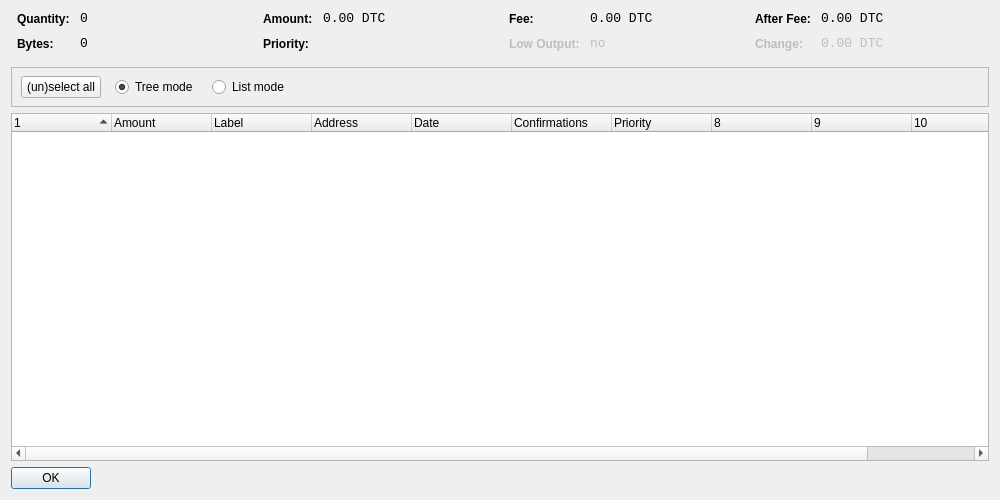
<?xml version="1.0" encoding="UTF-8"?>
<ui version="4.0">
 <class>CoinControlDialog</class>
 <widget class="QDialog" name="CoinControlDialog">
  <property name="geometry">
   <rect>
    <x>0</x>
    <y>0</y>
    <width>1000</width>
    <height>500</height>
   </rect>
  </property>
  <property name="windowTitle">
   <string>Coin Control</string>
  </property>
  <layout class="QVBoxLayout" name="verticalLayout">
   <item>
    <layout class="QHBoxLayout" name="horizontalLayoutTop" stretch="0,0,0,0">
     <property name="topMargin">
      <number>0</number>
     </property>
     <property name="bottomMargin">
      <number>10</number>
     </property>
     <item>
      <layout class="QFormLayout" name="formLayoutCoinControl1">
       <property name="horizontalSpacing">
        <number>10</number>
       </property>
       <property name="verticalSpacing">
        <number>10</number>
       </property>
       <property name="leftMargin">
        <number>6</number>
       </property>
       <property name="rightMargin">
        <number>6</number>
       </property>
       <item row="0" column="0">
        <widget class="QLabel" name="labelCoinControlQuantityText">
         <property name="styleSheet">
          <string notr="true">font-weight:bold;</string>
         </property>
         <property name="text">
          <string>Quantity:</string>
         </property>
        </widget>
       </item>
       <item row="0" column="1">
        <widget class="QLabel" name="labelCoinControlQuantity">
         <property name="font">
          <font>
           <family>Monospace</family>
           <pointsize>10</pointsize>
          </font>
         </property>
         <property name="cursor">
          <cursorShape>IBeamCursor</cursorShape>
         </property>
         <property name="contextMenuPolicy">
          <enum>Qt::ActionsContextMenu</enum>
         </property>
         <property name="text">
          <string notr="true">0</string>
         </property>
         <property name="textInteractionFlags">
          <set>Qt::LinksAccessibleByMouse|Qt::TextSelectableByKeyboard|Qt::TextSelectableByMouse</set>
         </property>
        </widget>
       </item>
       <item row="1" column="0">
        <widget class="QLabel" name="labelCoinControlBytesText">
         <property name="styleSheet">
          <string notr="true">font-weight:bold;</string>
         </property>
         <property name="text">
          <string>Bytes:</string>
         </property>
        </widget>
       </item>
       <item row="1" column="1">
        <widget class="QLabel" name="labelCoinControlBytes">
         <property name="font">
          <font>
           <family>Monospace</family>
           <pointsize>10</pointsize>
          </font>
         </property>
         <property name="cursor">
          <cursorShape>IBeamCursor</cursorShape>
         </property>
         <property name="contextMenuPolicy">
          <enum>Qt::ActionsContextMenu</enum>
         </property>
         <property name="text">
          <string notr="true">0</string>
         </property>
         <property name="textInteractionFlags">
          <set>Qt::LinksAccessibleByMouse|Qt::TextSelectableByKeyboard|Qt::TextSelectableByMouse</set>
         </property>
        </widget>
       </item>
      </layout>
     </item>
     <item>
      <layout class="QFormLayout" name="formLayoutCoinControl2">
       <property name="horizontalSpacing">
        <number>10</number>
       </property>
       <property name="verticalSpacing">
        <number>10</number>
       </property>
       <property name="leftMargin">
        <number>6</number>
       </property>
       <property name="rightMargin">
        <number>6</number>
       </property>
       <item row="0" column="0">
        <widget class="QLabel" name="labelCoinControlAmountText">
         <property name="styleSheet">
          <string notr="true">font-weight:bold;</string>
         </property>
         <property name="text">
          <string>Amount:</string>
         </property>
        </widget>
       </item>
       <item row="0" column="1">
        <widget class="QLabel" name="labelCoinControlAmount">
         <property name="font">
          <font>
           <family>Monospace</family>
           <pointsize>10</pointsize>
          </font>
         </property>
         <property name="cursor">
          <cursorShape>IBeamCursor</cursorShape>
         </property>
         <property name="contextMenuPolicy">
          <enum>Qt::ActionsContextMenu</enum>
         </property>
         <property name="text">
          <string notr="true">0.00 DTC</string>
         </property>
         <property name="textInteractionFlags">
          <set>Qt::LinksAccessibleByMouse|Qt::TextSelectableByKeyboard|Qt::TextSelectableByMouse</set>
         </property>
        </widget>
       </item>
       <item row="1" column="0">
        <widget class="QLabel" name="labelCoinControlPriorityText">
         <property name="styleSheet">
          <string notr="true">font-weight:bold;</string>
         </property>
         <property name="text">
          <string>Priority:</string>
         </property>
        </widget>
       </item>
       <item row="1" column="1">
        <widget class="QLabel" name="labelCoinControlPriority">
         <property name="font">
          <font>
           <family>Monospace</family>
           <pointsize>10</pointsize>
          </font>
         </property>
         <property name="cursor">
          <cursorShape>IBeamCursor</cursorShape>
         </property>
         <property name="contextMenuPolicy">
          <enum>Qt::ActionsContextMenu</enum>
         </property>
         <property name="text">
          <string/>
         </property>
         <property name="textInteractionFlags">
          <set>Qt::LinksAccessibleByMouse|Qt::TextSelectableByKeyboard|Qt::TextSelectableByMouse</set>
         </property>
        </widget>
       </item>
      </layout>
     </item>
     <item>
      <layout class="QFormLayout" name="formLayoutCoinControl3">
       <property name="horizontalSpacing">
        <number>10</number>
       </property>
       <property name="verticalSpacing">
        <number>10</number>
       </property>
       <property name="leftMargin">
        <number>6</number>
       </property>
       <property name="rightMargin">
        <number>6</number>
       </property>
       <item row="0" column="0">
        <widget class="QLabel" name="labelCoinControlFeeText">
         <property name="styleSheet">
          <string notr="true">font-weight:bold;</string>
         </property>
         <property name="text">
          <string>Fee:</string>
         </property>
        </widget>
       </item>
       <item row="0" column="1">
        <widget class="QLabel" name="labelCoinControlFee">
         <property name="font">
          <font>
           <family>Monospace</family>
           <pointsize>10</pointsize>
          </font>
         </property>
         <property name="cursor">
          <cursorShape>IBeamCursor</cursorShape>
         </property>
         <property name="contextMenuPolicy">
          <enum>Qt::ActionsContextMenu</enum>
         </property>
         <property name="text">
          <string notr="true">0.00 DTC</string>
         </property>
         <property name="textInteractionFlags">
          <set>Qt::LinksAccessibleByMouse|Qt::TextSelectableByKeyboard|Qt::TextSelectableByMouse</set>
         </property>
        </widget>
       </item>
       <item row="1" column="0">
        <widget class="QLabel" name="labelCoinControlLowOutputText">
         <property name="enabled">
          <bool>false</bool>
         </property>
         <property name="styleSheet">
          <string notr="true">font-weight:bold;</string>
         </property>
         <property name="text">
          <string>Low Output:</string>
         </property>
        </widget>
       </item>
       <item row="1" column="1">
        <widget class="QLabel" name="labelCoinControlLowOutput">
         <property name="enabled">
          <bool>false</bool>
         </property>
         <property name="font">
          <font>
           <family>Monospace</family>
           <pointsize>10</pointsize>
          </font>
         </property>
         <property name="cursor">
          <cursorShape>IBeamCursor</cursorShape>
         </property>
         <property name="contextMenuPolicy">
          <enum>Qt::ActionsContextMenu</enum>
         </property>
         <property name="text">
          <string notr="true">no</string>
         </property>
         <property name="textInteractionFlags">
          <set>Qt::LinksAccessibleByMouse|Qt::TextSelectableByKeyboard|Qt::TextSelectableByMouse</set>
         </property>
        </widget>
       </item>
      </layout>
     </item>
     <item>
      <layout class="QFormLayout" name="formLayoutCoinControl4">
       <property name="horizontalSpacing">
        <number>10</number>
       </property>
       <property name="verticalSpacing">
        <number>10</number>
       </property>
       <property name="leftMargin">
        <number>6</number>
       </property>
       <property name="rightMargin">
        <number>6</number>
       </property>
       <item row="0" column="0">
        <widget class="QLabel" name="labelCoinControlAfterFeeText">
         <property name="styleSheet">
          <string notr="true">font-weight:bold;</string>
         </property>
         <property name="text">
          <string>After Fee:</string>
         </property>
        </widget>
       </item>
       <item row="0" column="1">
        <widget class="QLabel" name="labelCoinControlAfterFee">
         <property name="font">
          <font>
           <family>Monospace</family>
           <pointsize>10</pointsize>
          </font>
         </property>
         <property name="cursor">
          <cursorShape>IBeamCursor</cursorShape>
         </property>
         <property name="contextMenuPolicy">
          <enum>Qt::ActionsContextMenu</enum>
         </property>
         <property name="text">
          <string notr="true">0.00 DTC</string>
         </property>
         <property name="textInteractionFlags">
          <set>Qt::LinksAccessibleByMouse|Qt::TextSelectableByKeyboard|Qt::TextSelectableByMouse</set>
         </property>
        </widget>
       </item>
       <item row="1" column="0">
        <widget class="QLabel" name="labelCoinControlChangeText">
         <property name="enabled">
          <bool>false</bool>
         </property>
         <property name="styleSheet">
          <string notr="true">font-weight:bold;</string>
         </property>
         <property name="text">
          <string>Change:</string>
         </property>
        </widget>
       </item>
       <item row="1" column="1">
        <widget class="QLabel" name="labelCoinControlChange">
         <property name="enabled">
          <bool>false</bool>
         </property>
         <property name="font">
          <font>
           <family>Monospace</family>
           <pointsize>10</pointsize>
          </font>
         </property>
         <property name="cursor">
          <cursorShape>IBeamCursor</cursorShape>
         </property>
         <property name="contextMenuPolicy">
          <enum>Qt::ActionsContextMenu</enum>
         </property>
         <property name="text">
          <string notr="true">0.00 DTC</string>
         </property>
         <property name="textInteractionFlags">
          <set>Qt::LinksAccessibleByMouse|Qt::TextSelectableByKeyboard|Qt::TextSelectableByMouse</set>
         </property>
        </widget>
       </item>
      </layout>
     </item>
    </layout>
   </item>
   <item>
    <widget class="QFrame" name="frame">
     <property name="minimumSize">
      <size>
       <width>0</width>
       <height>40</height>
      </size>
     </property>
     <property name="frameShape">
      <enum>QFrame::StyledPanel</enum>
     </property>
     <property name="frameShadow">
      <enum>QFrame::Sunken</enum>
     </property>
     <widget class="QWidget" name="horizontalLayoutWidget">
      <property name="geometry">
       <rect>
        <x>10</x>
        <y>0</y>
        <width>781</width>
        <height>41</height>
       </rect>
      </property>
      <layout class="QHBoxLayout" name="horizontalLayoutPanel" stretch="0,0,0,0,0">
       <property name="spacing">
        <number>14</number>
       </property>
       <item>
        <widget class="QPushButton" name="pushButtonSelectAll">
         <property name="sizePolicy">
          <sizepolicy hsizetype="Maximum" vsizetype="Fixed">
           <horstretch>0</horstretch>
           <verstretch>0</verstretch>
          </sizepolicy>
         </property>
         <property name="text">
          <string>(un)select all</string>
         </property>
        </widget>
       </item>
       <item>
        <widget class="QRadioButton" name="radioTreeMode">
         <property name="sizePolicy">
          <sizepolicy hsizetype="Maximum" vsizetype="Fixed">
           <horstretch>0</horstretch>
           <verstretch>0</verstretch>
          </sizepolicy>
         </property>
         <property name="text">
          <string>Tree mode</string>
         </property>
         <property name="checked">
          <bool>true</bool>
         </property>
        </widget>
       </item>
       <item>
        <widget class="QRadioButton" name="radioListMode">
         <property name="sizePolicy">
          <sizepolicy hsizetype="Maximum" vsizetype="Fixed">
           <horstretch>0</horstretch>
           <verstretch>0</verstretch>
          </sizepolicy>
         </property>
         <property name="text">
          <string>List mode</string>
         </property>
        </widget>
       </item>
       <item>
        <spacer name="horizontalSpacer">
         <property name="orientation">
          <enum>Qt::Horizontal</enum>
         </property>
         <property name="sizeHint" stdset="0">
          <size>
           <width>40</width>
           <height>20</height>
          </size>
         </property>
        </spacer>
       </item>
      </layout>
     </widget>
    </widget>
   </item>
   <item>
    <widget class="CoinControlTreeWidget" name="treeWidget">
     <property name="contextMenuPolicy">
      <enum>Qt::CustomContextMenu</enum>
     </property>
     <property name="sortingEnabled">
      <bool>false</bool>
     </property>
     <property name="columnCount">
      <number>11</number>
     </property>
     <attribute name="headerShowSortIndicator" stdset="0">
      <bool>true</bool>
     </attribute>
     <attribute name="headerStretchLastSection">
      <bool>false</bool>
     </attribute>
     <column>
      <property name="text">
       <string/>
      </property>
     </column>
     <column>
      <property name="text">
       <string>Amount</string>
      </property>
     </column>
     <column>
      <property name="text">
       <string>Label</string>
      </property>
     </column>
     <column>
      <property name="text">
       <string>Address</string>
      </property>
     </column>
     <column>
      <property name="text">
       <string>Date</string>
      </property>
     </column>
     <column>
      <property name="text">
       <string>Confirmations</string>
      </property>
      <property name="toolTip">
       <string>Confirmed</string>
      </property>
     </column>
     <column>
      <property name="text">
       <string>Priority</string>
      </property>
     </column>
     <column>
      <property name="text">
       <string/>
      </property>
     </column>
     <column>
      <property name="text">
       <string/>
      </property>
     </column>
     <column>
      <property name="text">
       <string/>
      </property>
     </column>
     <column>
      <property name="text">
       <string/>
      </property>
     </column>
    </widget>
   </item>
   <item>
    <widget class="QDialogButtonBox" name="buttonBox">
     <property name="sizePolicy">
      <sizepolicy hsizetype="Maximum" vsizetype="Fixed">
       <horstretch>0</horstretch>
       <verstretch>0</verstretch>
      </sizepolicy>
     </property>
     <property name="orientation">
      <enum>Qt::Horizontal</enum>
     </property>
     <property name="standardButtons">
      <set>QDialogButtonBox::Ok</set>
     </property>
    </widget>
   </item>
  </layout>
 </widget>
 <customwidgets>
  <customwidget>
   <class>CoinControlTreeWidget</class>
   <extends>QTreeWidget</extends>
   <header>coincontroltreewidget.h</header>
  </customwidget>
 </customwidgets>
 <resources/>
 <connections/>
</ui>
